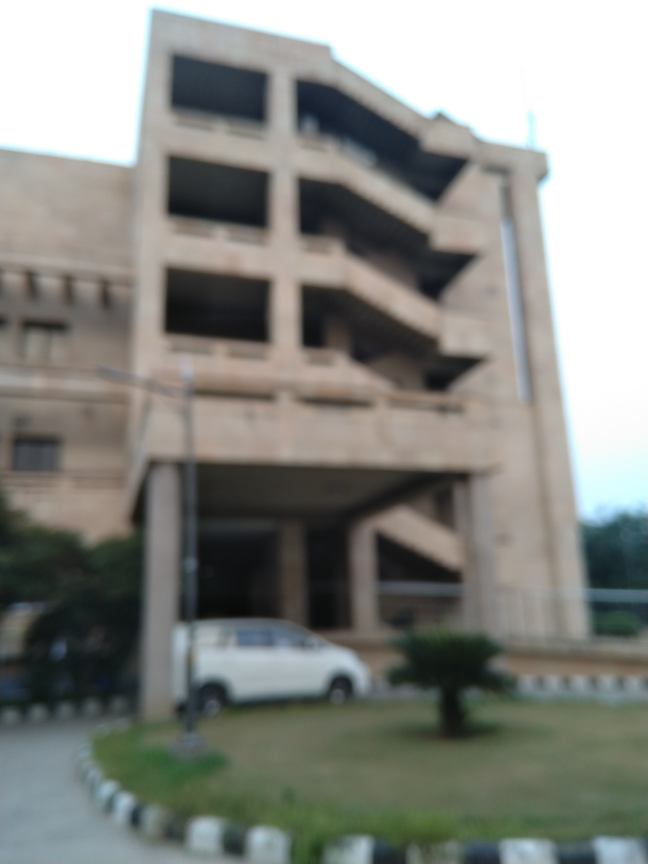
#> input picture bharti.png, 648 x 864 px
$ python bharti.py
#> lines starting #> are read from the running program, lines starting #| are printed output that depends on the picture; after the words box and inside, x2 and y2 are one past the last pixel; in counts of white or black regions, pixels touching at a corner belong together
import numpy
from numpy import linalg

import scipy
from scipy import signal
from scipy.fftpack import ifftshift

import matplotlib.pyplot as plt

import cv2


def gaussian_noise (m, n):

	# Normal distribution with mean 0 and variance 1

	array = numpy.random.randn(m,n)

	array = numpy.multiply(array, 7.5)

	array = numpy.rint(array)

	array = numpy.clip(array, 0, 255)

	array = array.astype(numpy.uint8)

	return array


def generatePSF(image):

	# [7 lines of commented-out code are left out]


	center_coordinates = ((int)(image.shape[0]/2), (int)(image.shape[1]/2))

	PSF = numpy.zeros((image.shape[0], image.shape[1]))

	PSF = cv2.circle(PSF, center_coordinates, 3, (255), -1)
	PSF = numpy.divide(PSF, numpy.sum(PSF))

	return PSF


def RGB_to_luminance (array):

	L = numpy.zeros((array.shape[0], array.shape[1]))

	for i in range (0, array.shape[0]):

		for j in range (0, array.shape[1]):

			# array is in BGR format instead of RGB

			L[i][j] = 0.114*array[i][j][0] + 0.587*array[i][j][1] + 0.299*array[i][j][2]

			if (L[i][j] == 0):

				L[i][j] = 0.01

	return (L)


def wiener_filter(H, G, S_n, S_f):

	H_spectrum = numpy.power(numpy.absolute(H), 2)

	array = numpy.divide(S_n, S_f) + H_spectrum

	array = numpy.divide(H_spectrum, array)

	array = numpy.divide(array, H)

	array = numpy.multiply(array, G)

	array = numpy.fft.ifft2(array)

	print(array)

	array = numpy.clip(array, 0, 255)

	array = array.astype(numpy.uint8)

	return array


def Luminance_to_RGB (original_image, original_luminance, final_luminance):

	new_image = numpy.zeros((original_image.shape[0], original_image.shape[1], original_image.shape[2]))

	for i in range (0, original_image.shape[0]):

		for j in range (0, original_image.shape[1]):

			# array is in BGR format instead of RGB

			new_image[i][j][0] = (original_image[i][j][0]*final_luminance[i][j])/original_luminance[i][j]
			new_image[i][j][1] = (original_image[i][j][1]*final_luminance[i][j])/original_luminance[i][j]
			new_image[i][j][2] = (original_image[i][j][2]*final_luminance[i][j])/original_luminance[i][j]


	new_image = numpy.clip(new_image, 0, 255)

	new_image = new_image.astype(numpy.uint8)

	return (new_image)


# Imread reads in BGR format instead of RGB

# -1 reads the image in unmodified format
# 0 reads the image in greyscale format
# 1 reads the image in colour format

img = cv2.imread('bharti.png', 0)
#> img: shape (864, 648); min 9, max 255, mean 133.1
img_arr = numpy.array(img)

img_arr = img_arr[108:756, :]

print(img_arr.shape)
#| (648, 648)

cv2.imshow('image', img_arr)
cv2.waitKey(0)

colour_image = cv2.imread('bharti.png', 1)
#> colour_image is the input picture: shape (864, 648, 3); mean B, G, R 129.3, 134.6, 132.9
colour_image_array = numpy.array(colour_image)

colour_image_array = colour_image_array[108:756, :]

colour_image_luminance = RGB_to_luminance(colour_image_array)


constant = img_arr[100:150, 0:100]
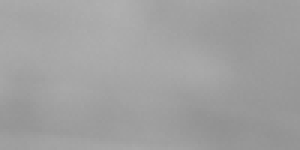
#> constant: shape (50, 100) (shown 3 times larger); min 145, max 176, mean 160.2

cv2.imshow('constant', constant)
cv2.waitKey(0)

constant = constant.flatten()
#> constant = 5000 values, max 176 at index 138, min 145 at index 4073, mean 160.2

plt.hist(constant, bins = 10, density = True)
plt.show()
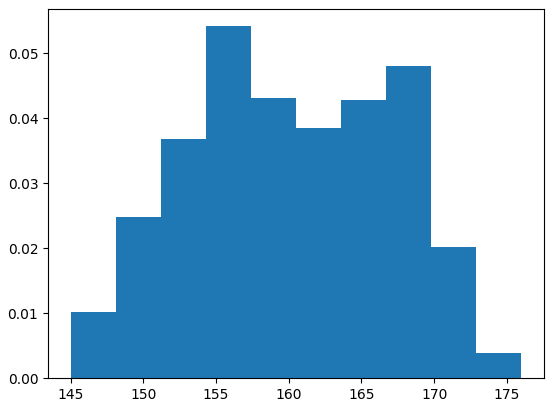
#> figure drawn by matplotlib, 1 panel; tallest bar 0.0542 high, from x = 154.3 to 157.4

# Noise is gaussian with mean = 0 and standard devation = 10/3

shifted_image = ifftshift(img_arr)
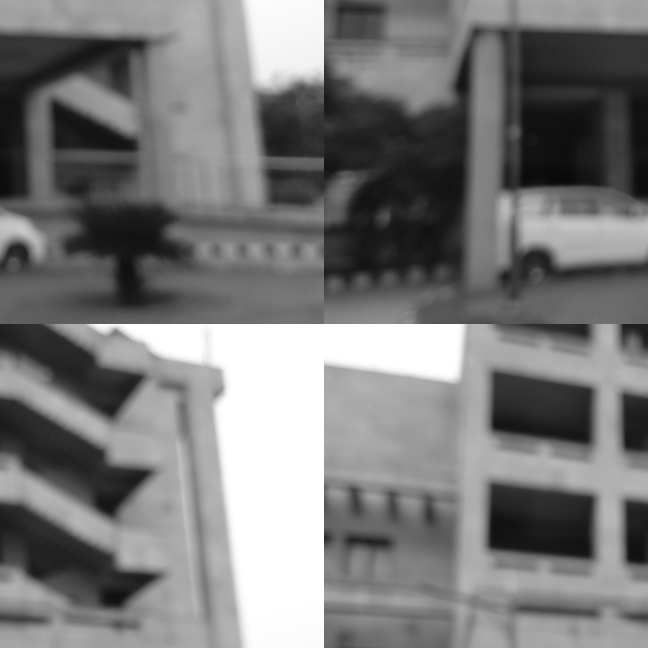
#> shifted_image: shape (648, 648); min 9, max 255, mean 122

G = numpy.fft.fft2(shifted_image)


gaussian = gaussian_noise(img_arr.shape[0], img_arr.shape[1])

N = numpy.fft.fft2(gaussian)
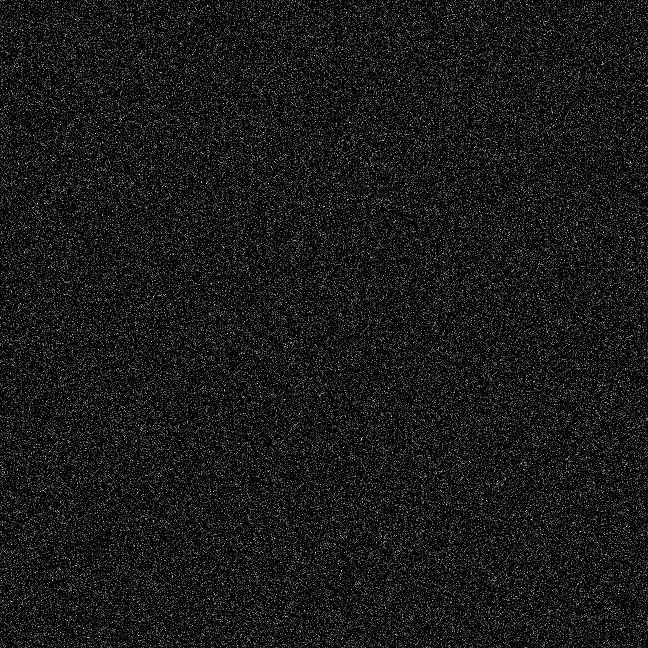
#> gaussian: shape (648, 648); min 0, max 33, mean 3; drawn with min black and max white

S_n = numpy.power(numpy.absolute(N), 2)


PSF = generatePSF(img_arr)
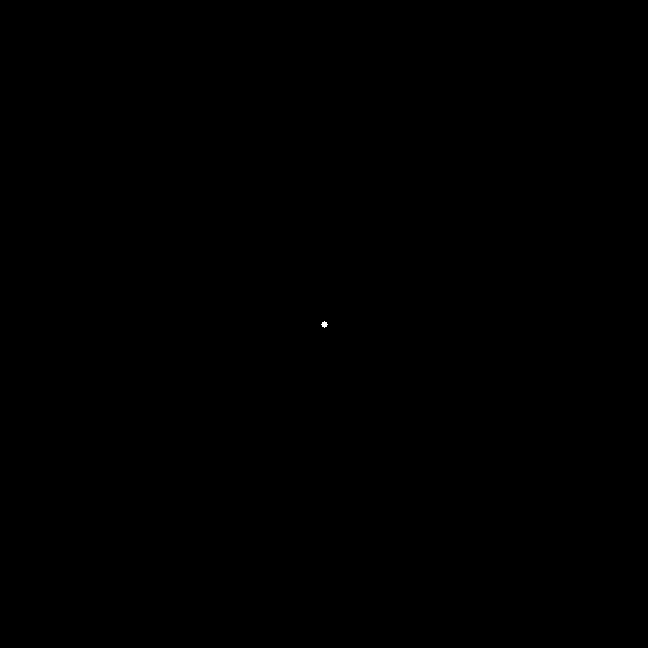
#> PSF: shape (648, 648) float64; values 0 (black) and 0.0345 (white), 0.01% white; 1 white region, box (x1, y1, x2, y2) and area: (321, 321, 328, 328) 29

H = numpy.fft.fft2(PSF)

print(H)
#> (printed output is left out)


F = numpy.power(numpy.absolute(G), 2)

print(F)
#> (printed output is left out)

S_f = F

recovered_image = wiener_filter(H, G, S_n, S_f)
#> (printed output is left out)

print(recovered_image)
#> (printed output is left out)

cv2.imshow('recovered_image', recovered_image)
cv2.waitKey(0)

median = cv2.medianBlur(recovered_image, 5)

cv2.imshow('median', median)
cv2.waitKey(0)


kernel_sharpening = numpy.array([[0,-1,0], [-1, 5,-1], [0,-1,0]])

sharpened = cv2.filter2D(median, -1, kernel_sharpening)

cv2.imshow('sharpened', sharpened)
cv2.waitKey(0)

sharpened = sharpened.astype(float)

colour_output = Luminance_to_RGB(colour_image_array, colour_image_luminance, sharpened)
#> after the loop in Luminance_to_RGB, `for i in range (0, original_image.shape[0]):`:
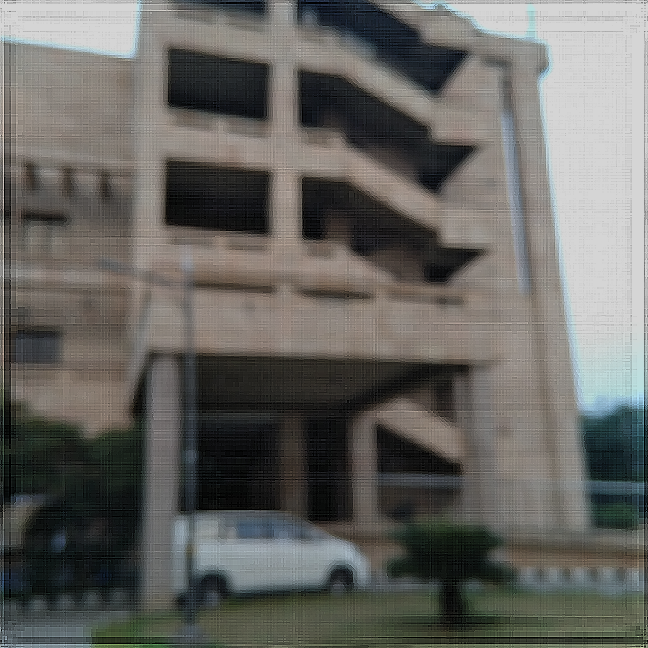
#> new_image: shape (648, 648, 3) float64; mean B, G, R 116.5, 121.1, 121.8; drawn with min black and max white
#> in Luminance_to_RGB, `new_image = numpy.clip(new_image, 0, 255)`:
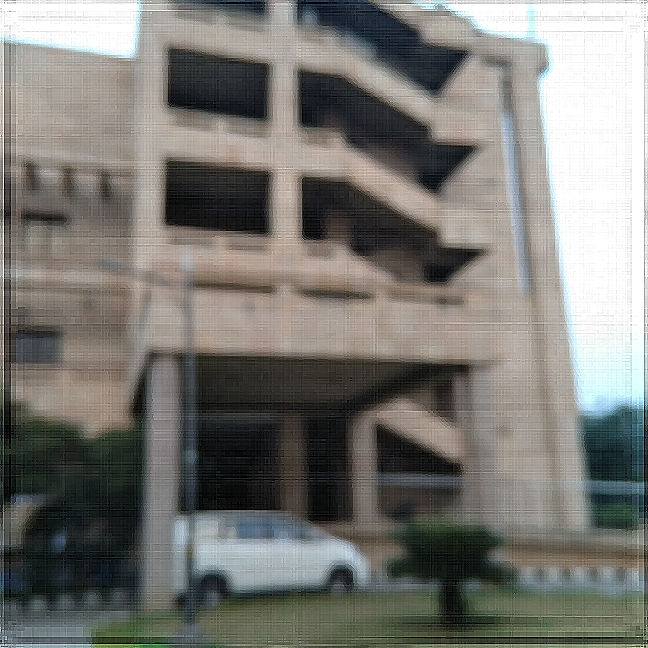
#> new_image: shape (648, 648, 3) float64; mean B, G, R 116.4, 121.1, 121.8

cv2.imshow('colour_output', colour_output)
cv2.waitKey(0)
